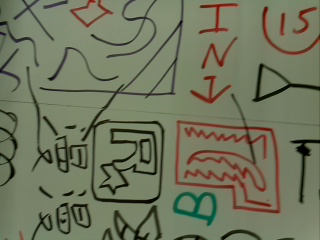
#> input picture scripts/tests/img5.jpg, 320 x 240 px, found by its file name
$ python test.py   (older library calls are emulated)
#> lines starting #> are read from the running program, lines starting #| are printed output that depends on the picture; after the words box and inside, x2 and y2 are one past the last pixel; in counts of white or black regions, pixels touching at a corner belong together
import cv2
import numpy as np

# [71 lines left out: function drawMatches, not called in this run]


CAMERA_WIDTH = 320
CAMERA_HEIGHT = 240
CAMERA_CENTER = np.float32([(CAMERA_WIDTH - 1) / 2., (CAMERA_HEIGHT - 1) / 2.]).reshape(-1, 1, 2)
MAP_PIXEL_WIDTH = 2048  # in pixel
MAP_PIXEL_HEIGHT = 1616
MAP_REAL_WIDTH = 1.40  # in meter
MAP_REAL_HEIGHT = 1.07
METER_TO_PIXEL = (MAP_PIXEL_WIDTH / MAP_REAL_WIDTH + MAP_PIXEL_HEIGHT / MAP_REAL_HEIGHT) / 2.  # assume a pixel in x and y has the same length

# ----- parameters for features -----
ORB_GRID_SIZE_X = 4
ORB_GRID_SIZE_Y = 3
MAP_GRID_SIZE_X = ORB_GRID_SIZE_X * 3
MAP_GRID_SIZE_Y = ORB_GRID_SIZE_Y * 3
CELL_X = float(MAP_PIXEL_WIDTH) / MAP_GRID_SIZE_X
CELL_Y = float(MAP_PIXEL_HEIGHT) / MAP_GRID_SIZE_Y

MIN_MATCH_COUNT = 10


# class Particle(object):
#     """
#     each particle holds its estimation of the robot's location and weight of particle
#     z is currently not used
#     """
#
#     def __init__(self, x, y, z, yaw):
#         self.position = [x, y, z, yaw]
#         self.weight = 0.1
#
#     def __str__(self):
#         return str(self.position) + str(self.weight)
#
#     def __repr__(self):
#         return str(self.position) + str(self.weight)
#
#
# abc = []
# abc.append(Particle(1, 2, 3, 4))
# abc.append(Particle(2, 3, 4, 5))
# abc.append(Particle(3, 4, 5, 6))
# print abc

# [47 lines left out: functions norm_pdf, create_map, not called in this run]


# [62 lines of commented-out code are left out]

img1 = cv2.imread('/Users/baichuanhuang/Downloads/img5.jpg')
#> img1 is the input picture: shape (240, 320, 3); mean B, G, R 93.5, 117.1, 112.6
detector = cv2.ORB(nfeatures=80, scoreType=cv2.ORB_FAST_SCORE)
kp1, des1 = detector.detectAndCompute(img1, None)
#> kp1 = 78 keypoints; strongest (x, y, size): (92, 35, 31), (49, 78, 37.2), (64, 194, 31), (66, 203, 31)
cv2.drawKeypoints(img1, kp1, img1)
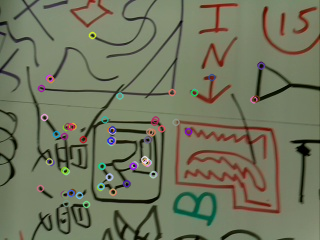
#> img1: shape (240, 320, 3); 3.18% of pixels changed, all inside (x1, y1, x2, y2) = (36, 31, 266, 209)

img2 = cv2.imread('/Users/baichuanhuang/Downloads/img6.jpg')
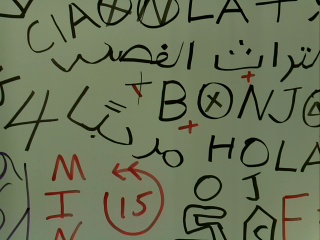
#> input picture scripts/tests/img6.jpg, 320 x 240 px, found by its file name
#> img2 is the input picture: shape (240, 320, 3); mean B, G, R 88.2, 115, 106.9
kp2, des2 = detector.detectAndCompute(img2, None)
#> kp2 = 89 keypoints; strongest (x, y, size): (165, 44, 31), (155, 152, 31), (184, 101, 31), (162, 46, 31)
cv2.drawKeypoints(img2, kp2, img2)
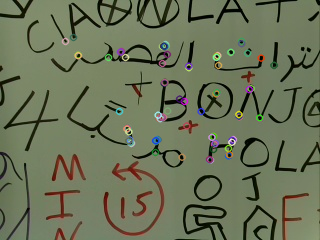
#> img2: shape (240, 320, 3); 3.28% of pixels changed, all inside (x1, y1, x2, y2) = (61, 33, 279, 165)

index_params = dict(algorithm=6,
                    table_number=6,  # 12
                    key_size=12,     # 20
                    multi_probe_level=1)  # 2
search_params = dict(checks=50)   # or pass empty dictionary
flann = cv2.FlannBasedMatcher(index_params, search_params)
matches = flann.knnMatch(des1, des2, k=2)
#> matches = 78 matches
good = []
for match in matches:
    if len(match) > 1 and match[0].distance < 0.7 * match[1].distance:
        good.append(match[0])
#> this loop made 78 passes
#> match on passes 1 to 12: 2 matches, 2 matches, 2 matches, 2 matches, 2 matches, 2 matches, 2 matches, 2 matches, 2 matches, 2 matches, 2 matches, ()
#> after the loop, good = 1 matches
print(len(good))
#| 1

src_pts = np.float32([kp1[m.queryIdx].pt for m in good]).reshape(-1, 1, 2)
#> src_pts = [[56, 134]]
dst_pts = np.float32([kp2[m.trainIdx].pt for m in good]).reshape(-1, 1, 2)
#> dst_pts = [[181.6, 156.8]]
#> (the run stopped early here; a loop or call above may not have finished)
